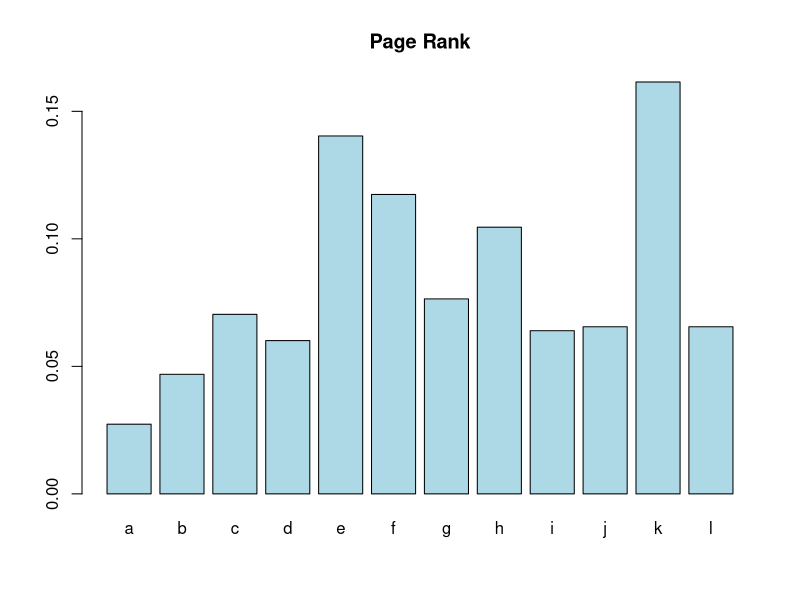

R code for this plot:
library(MASS)

# Creating hyperlink matrix
G = t(fractions(matrix(c(0, 0, 0, 1/2, 0, 0, 0, 1/2, 0, 0, 0, 0,
                       1/3, 0, 0, 1/3, 1/3, 0, 0, 0, 0, 0, 0, 0,
                       0, 1/2, 0, 0, 1/2, 0, 0, 0, 0, 0, 0, 0,
                       0, 0, 0, 0, 0, 0, 0, 1, 0, 0, 0, 0,
                       0, 0, 0, 0, 0, 0, 0, 0, 0, 0, 0, 0,
                       0, 0, 1/2, 0, 1/2, 0, 0, 0, 0, 0, 0, 0,
                       0, 0, 0, 1/4, 1/4, 1/4, 0, 1/4, 0, 0, 0, 0,
                       0, 0, 0, 0, 0, 0, 0, 0, 1/2, 0, 1/2, 0,
                       0, 0, 0, 0, 0, 0, 1/2, 0, 0, 0, 1/2, 0,
                       0, 0, 0, 0, 0, 1/2, 1/2, 0, 0, 0, 0, 0,
                       0, 0, 0, 0, 0, 1/3, 0, 0, 0, 1/3, 0, 1/3,
                       0, 0, 0, 0, 0, 0, 0, 0, 0, 0, 1, 0),
                       nrow = 12, ncol = 12)))

# Eigenvalue Decomposition
ev1 = eigen(t(G))
evalue1 = ev1$values[1] # Choosing largest eigenvalue
evector1 = ev1$vectors[,1] # Eigenvector corresponding to largest eigenvalue

# Adding artificial links to dangling node
Gnew = G
Gnew[5,] = rep(1/12, 12)
ev2 = eigen(t(Gnew)) # Eigenvalue decomposition of new G matrix
evalue2 = ev2$values[1]
evector2 = ev2$vectors[,1]

# Normalizing eigenvector
evector2n = evector2/sum(evector2)

# Ordering eigenvector
ranks = data.frame(webpage = letters[1:12], pagerank = Re(evector2n))
ranks_sorted = ranks[order(ranks$pagerank, decreasing = TRUE),]
ranks_plot = barplot(ranks$pagerank, 
                     names.arg = ranks$webpage, 
                     col = "lightblue",
                     main = "Page Rank") # bar plot of pageranks

# Power Iteration
powermethod = function(A, k){
  # function that returns largest eigenvalue and eigenvector of matrix A
  # given k iterations
  v = rep(1/nrow(A), nrow(A)) # initialize vector
  for(i in 1:k){
    w = A %*% v
    v = w/norm(w, type = c("1"))
    lambda = t(v) %*% A %*% v
  }
  return(list(eigenvalue = lambda, eigenvector = v))
}

# Iterating through different k's
ret = c()
for(k in 1:50){
  ret = c(ret, powermethod(t(Gnew), k)$eigenvalue)
}
df = data.frame(iteration = c(1:50), eigenvalue = ret) # converges at 28 iterations
evector3 = powermethod(t(Gnew), 28)$eigenvector # should be equivalent to evector2n

# Teleportation
alpha = 0.85
E = fractions((1/nrow(G)) * rep(1, nrow(G)) %*% t(rep(1, nrow(G))))
Gtilda = alpha*G + (1-alpha)*E

# Eigenvalue decomposition for Gtilda
ev3 = eigen(t(Gtilda))

# Term-Document Matrix
D = t(matrix(c(1, 0, 1, 0, 0, 1, 1, 1, 0, 0, 0, 0,
               1, 1, 0, 1, 0, 0, 1, 0, 0, 0, 0, 1,
               1, 0, 0, 1, 1, 0, 0, 1, 0, 0, 1, 0,
               1, 0, 1, 0, 0, 0, 0, 0, 1, 0, 1, 1,
               0, 1, 0, 1, 0, 1, 0, 0, 1, 0, 1, 0,
               0, 1, 1, 0, 1, 0, 0, 1, 0, 0, 1, 0,
               1, 0, 1, 0, 0, 0, 0, 0, 1, 0, 0, 1,
               1, 1, 0, 0, 0, 1, 0, 0, 1, 0, 0, 0,
               0, 1, 0, 0, 1, 0, 0, 0, 1, 0, 0, 1,
               0, 0, 0, 1, 0, 1, 1, 0, 1, 0, 0, 1,
               1, 0, 0, 1, 0, 0, 0, 0, 0, 0, 1, 1,
               1, 0, 1, 0, 0, 1, 1, 0, 0, 0, 1, 1,
               0, 1, 0, 0, 1, 0, 0, 1, 0, 1, 0, 0,
               0, 1, 1, 0, 1, 1, 1, 1, 0, 1, 1, 0,
               0, 0, 0, 1, 0, 1, 0, 1, 0, 1, 0, 1,
               0, 1, 0, 1, 0, 1, 0, 0, 1, 1, 1, 1),
             ncol = 16, nrow = 12))
